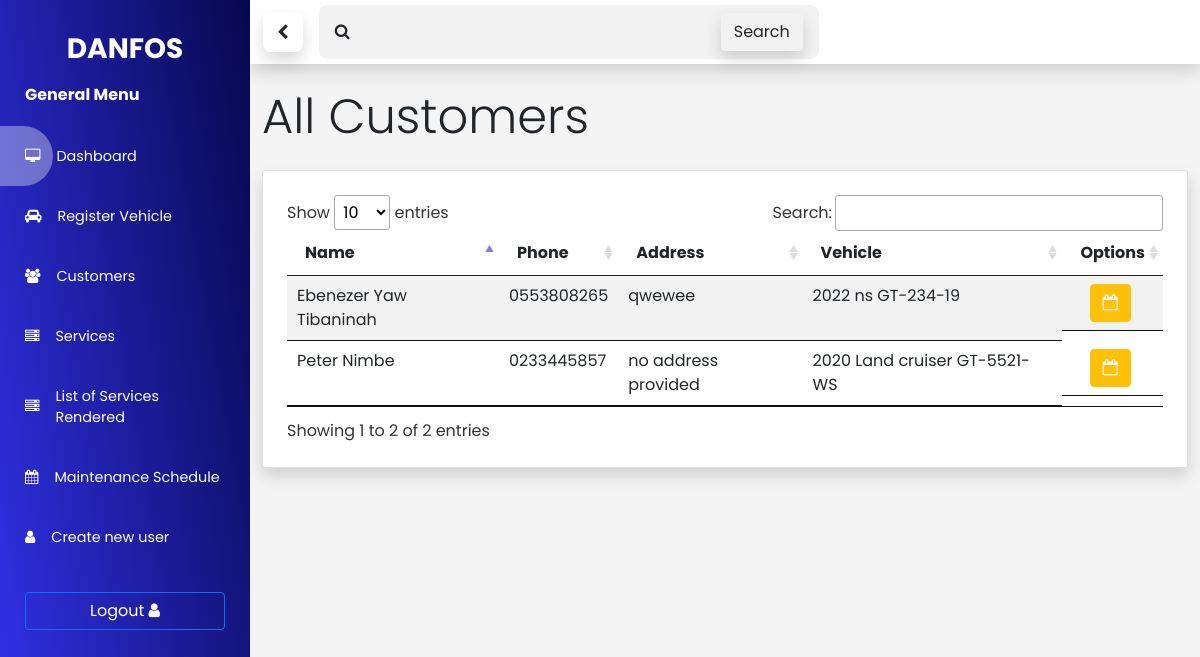
Page /vehicle/customers (signed in) on the committed database.
### vehicle/models.py (models this page shows, shortened)
class Customer(models.Model):
  id = models.AutoField(primary_key=True)
  fullname = models.CharField(max_length=200)
  phone = models.CharField(max_length=10)
  email = models.EmailField(max_length=100, blank=True)
  address = models.TextField(default='no address provided', blank=True)
  vehicles = models.ManyToManyField(Vehicle, related_name='vehicles' , blank=True)
  created_at = models.DateTimeField(auto_now_add=True)
  @property
  def get_vehicle(self):
    vec =  [v for v in self.vehicles.all()]
    return 'None' if vec == [] else vec[0]

class Vehicle(models.Model):
  id = models.AutoField(primary_key=True)
  vehicle_year = models.CharField(max_length=4, blank=True)
  vehicle_type = models.CharField(choices=(VEHICLE_TYPES), max_length=15)
  vehicle_make = models.CharField(max_length=100,)
  vehicle_model = models.CharField(max_length=100,)
  vehicle_number_plate = models.CharField(max_length=100, blank=True)
  def __str__(self):
    return '{} {} {}'.format(self.vehicle_year, self.vehicle_make, self.vehicle_number_plate)

### vehicle/views.py (the view)
# urls.py: path('vehicle/customers', list_all_customers, name='list_of_customers'),
@login_required(login_url='auth/login')
def list_all_customers(request):
  qs = Customer.objects.all()
  context = {
    'customers': qs
  }
  return render(request, 'vehicle/list_customers.html', context)

### vehicle/templates/vehicle/list_customers.html (shortened to what this page needs)
{% extends "admin_base.html" %}
{% block Content %}
  <div class="container">
    <h3 class="display-5 py-4">All Customers</h3>
    <div class="card shadow p-4">
      <table id="customer-table" class="table table-striped">
        <thead>
          <tr>
            <th>Name</th>
            <th>Phone</th>
            <th>Address</th>
            <th>Vehicle</th>
            <th>Options</th>
          </tr>
        </thead>
        <tbody>
          {% if customers %}
            {% for customer in customers  %}
              <tr>
                <td>{{customer.fullname}}</td>
                <td>{{customer.phone}}</td>
                <td>{{customer.address}}</td>
                <td>{{customer.get_vehicle}}</td>
                <td class='text-danger d-flex'>
                  <form action='{% url "vehicle:maintenance_schedule" %}' method="post">
                    <button type="submit" class='btn btn-warning text-white delete-service'">
                      <i class='fa fa-calendar-o'></i>
                  </form>
              </tr>
            {% endfor %}
          {% endif %}
        </tbody>
      </table>
    </div>
  </div>
{% endblock Content %}

### rows in the picture
Customer: fullname "Peter Nimbe", phone "0233445857", address "no address provided", get_vehicle "2020 Land cruiser GT-5521-WS"
Customer: fullname "Ebenezer Yaw Tibaninah", phone "0553808265", address "qwewee", get_vehicle "2022 ns GT-234-19"
